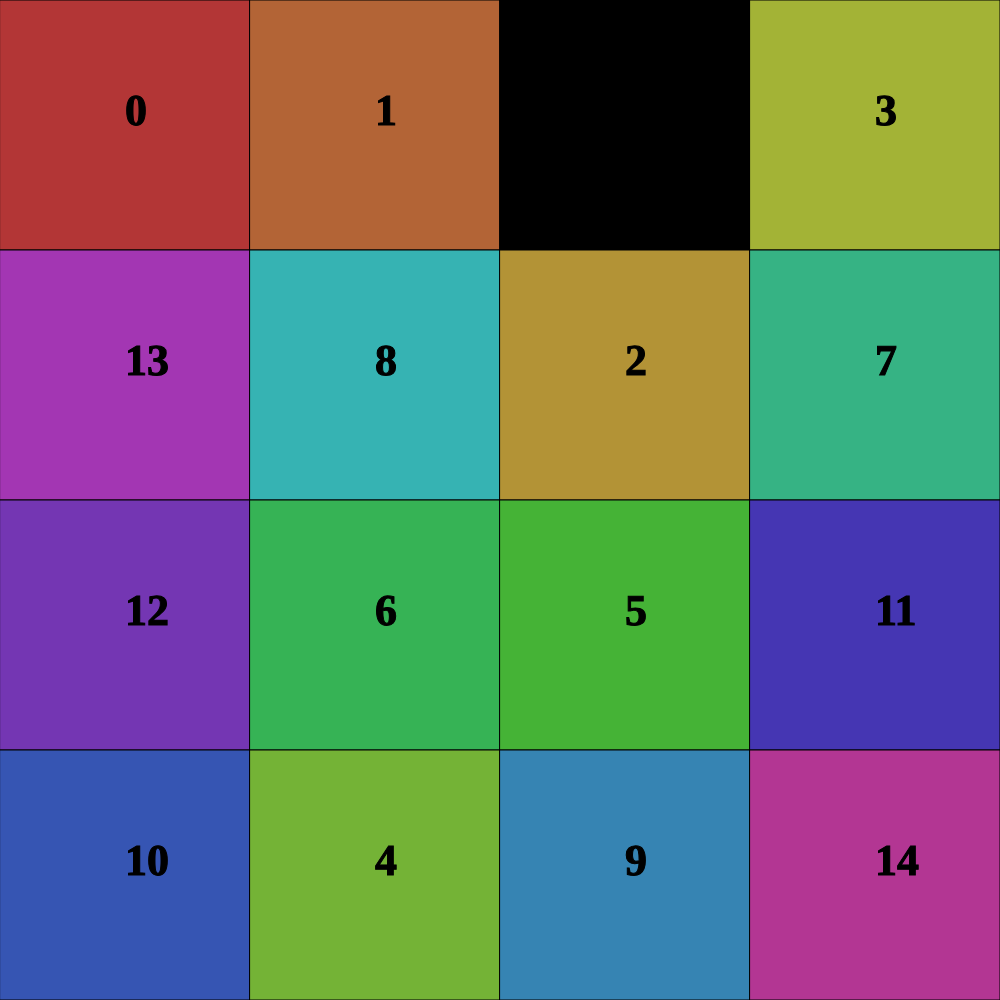
Frame 1 (no input)
Frame 2 (the mouse pressed at the canvas centre, redrawn once): identical to frame 1, image omitted

The p5.js sketch that drew this single still picture (run headless with seeded random() and noise() and a simulated clock; the mouse was pressed at the canvas centre and the sketch redrawn once):

// p5.js sketch
// ── sketch.js
var cols = 4; //number of columns, and also number of rows.
var scl;
var tiles = [];
var tileA, tileB; //swaptiles
var openTileIndex = (cols * cols) - 1; //bottom right

function setup() {
  var size = min(windowWidth,windowHeight)
  createCanvas(size,size);
  colorMode(HSB, 360, 100, 100, 1);
  textFont('Tahoma');
  textSize(20);
  scl = width / cols;

  var hueSetoff = 360 / (cols * cols)

  for (let i = 0; i < (cols * cols) - 1; i++) {
    tile = new Tile(color(i * hueSetoff, 70, 70), i)
    tiles.push(tile);
  }
  openTile = new Tile(color(0, 0, 0), openTileIndex)
  tiles.push(openTile);

  //shuffle
  for (let i = 0; i < 50; i++) {
    tile = randomAdjacentTile(openTileIndex);
    swapTiles(tiles[openTileIndex], tiles[tile])
  }
}

function draw() {
  background(220);

  for (let t of tiles) {
    t.show();
  }

  noLoop();
}


//helpers
function row(index) {
  return (Math.floor(index / cols));
}

function swapTiles(tileA, tileB) {
  var a = tileA.index;
  var b = tileB.index;
  if (
    
    (a == openTileIndex || b == openTileIndex) &&
    
    a != b && (
      
      b == a - cols ||
    
      b == a + cols ||
      
      ((b == a - 1 || b == a + 1) && row(b) == row(a))
    )
  ) {
    //swap tiles
    tileB.newIndex(a);
    tileA.newIndex(b);
    tiles[a] = tileB;
    tiles[b] = tileA;
    if (a == openTileIndex) {
      openTileIndex = b;
    } else {
      openTileIndex = a;
    }
  }

  //reset selected tiles
  tileA = null;
  tileB = null;
}

function randomAdjacentTile(index) {
  adjacentTiles = [index + 1,
    index - 1,
    index + cols,
    index - cols
  ]
  do {
    tile = random(adjacentTiles)
  }
  while (!(
      
      (tile == index - cols && tile >= 0) ||

      (tile == index + cols && tile < tiles.length - 1) ||
      
      ((tile == index - 1 || tile == index + 1) && row(tile) == row(index))
    ))
  return tile
}

//Mouse interactions
function mouseReleased() {
  looping = true;
  if (mouseX > 0 && mouseX < width &&
    mouseY > 0 && mouseY < height) {
    //mouse coordinaten to index
    let tileIndex = floor((mouseX / scl) % cols) + (floor(mouseY / scl) * cols);
    tileB = tiles[tileIndex];
  }

  if (tileA && tileB) {
    swapTiles(tileA, tileB);
    //redraw board
    draw();
  }
}

function mousePressed() {
  looping = true;
  if (mouseX > 0 && mouseX < width &&
    mouseY > 0 && mouseY < height) {
    //mouse coordinaten to index
    let tileIndex = floor((mouseX / scl) % cols) + (floor(mouseY / scl) * cols);
    tileA = tiles[tileIndex];
  }
}

// ── tile.js
class Tile {
    constructor(kleur, index) {
      this.index = index
      this.number = index;
      this.x = this.index % cols*scl;
      this.y = row(this.index)*scl;
      this.kleur = kleur;
    }
    
    show() {
      stroke(0,0,0,1);
      fill(this.kleur);
      rect(this.x,this.y,scl,scl);
      stroke(0,0,0,1);
      fill(0,0,0,1);
      textSize(44);
      textStyle(BOLD);
      text(this.number,this.x+scl/2,this.y+scl/2)
    }
    
    newIndex(index) {
      this.index = index
      this.x = this.index % cols*scl;
      this.y = row(this.index)*scl;
    }
  }
